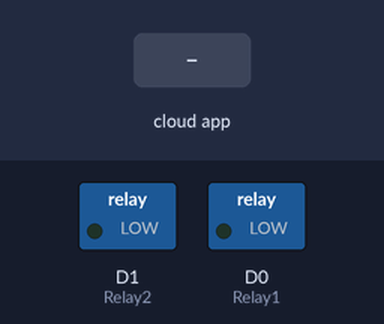
This sketch was run on a simulated ESP8266 (NodeMCU). On the bench: switched loads named in the sketch (green lamp = pin HIGH). Inputs (shaded band) come from the test bench. WiFi joins after 1.5 s; servers stay silent unless stated; no MQTT or app messages arrive unless stated; what the sketch prints to the serial monitor is not drawn.

Above: at 2.7 s.
2.8 s: the phone or cloud app sets Feed1Name to 0
At 4.0 s:
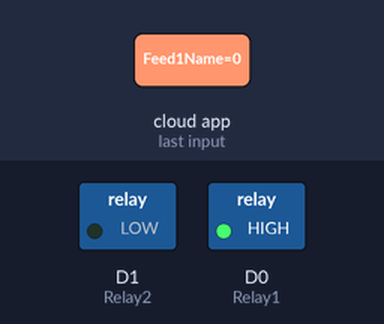
4.3 s: the phone or cloud app sets Feed2Name to 0
At 5.0 s:
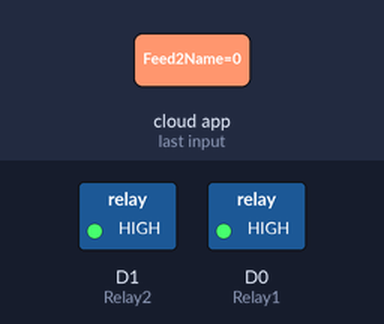
5.8 s: the phone or cloud app sets Feed1Name to 1
At 6.7 s:
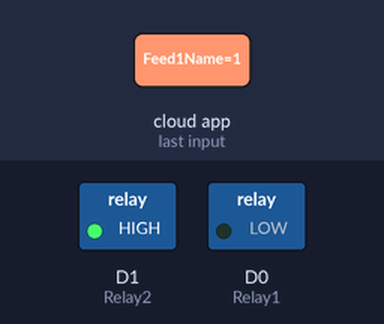
7.3 s: the phone or cloud app sets Feed2Name to 1
At 7.7 s:
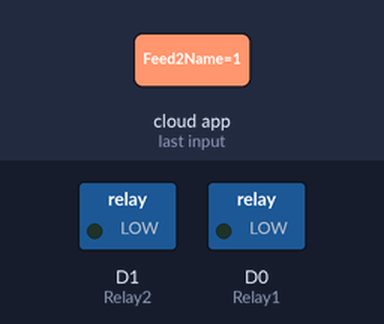
Timing chart, 0 to 9.8 s (numbered marks = the images above; inputs shaded):
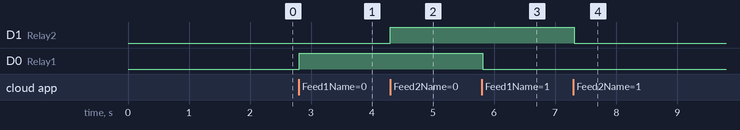

The sketch:

GoogleAssitance_Automation_.ino
```cpp
// Include libraries
#include <ESP8266WiFi.h>
#include "Adafruit_MQTT.h"
#include "Adafruit_MQTT_Client.h"

//Output Pins
#define Relay1            D0
#define Relay2            D1

#define WLAN_SSID       "Your SSID"             // Your SSID
#define WLAN_PASS       "Your Password"        // Your password

/************************* Adafruit.io Setup *********************************/

#define AIO_SERVER      "io.adafruit.com"
#define AIO_SERVERPORT  1883                   // use 8883 for SSL
#define AIO_USERNAME    "Username"            // Replace it with your username
#define AIO_KEY         "KEY"   // Replace with your Project Auth Key

/************ Global State (you don't need to change this!) ******************/

// Create an ESP8266 WiFiClient class to connect to the MQTT server.
WiFiClient client;
// or... use WiFiFlientSecure for SSL
//WiFiClientSecure client;

// Setup the MQTT client class by passing in the WiFi client and MQTT server and login details.
Adafruit_MQTT_Client mqtt(&client, AIO_SERVER, AIO_SERVERPORT, AIO_USERNAME, AIO_KEY);

/****************************** Feeds ***************************************/


// Setup a feed called 'onoff' for subscribing to changes.
Adafruit_MQTT_Subscribe Light1 = Adafruit_MQTT_Subscribe(&mqtt, AIO_USERNAME"/feeds/Feed1Name");  // Feed1Name
Adafruit_MQTT_Subscribe Light2 = Adafruit_MQTT_Subscribe(&mqtt, AIO_USERNAME"/feeds/Feed2Name"); //Feed2Name

void MQTT_connect();

void setup() {
  // Setup
  Serial.begin(115200);

  pinMode(Relay1, OUTPUT);
  pinMode(Relay2,OUTPUT);
  digitalWrite(Relay1, LOW);
  digitalWrite(Relay2, LOW);

  // Connect to WiFi access point.
  Serial.println(); Serial.println();
  Serial.print("Connecting to ");
  Serial.println(WLAN_SSID);

  WiFi.begin(WLAN_SSID, WLAN_PASS);
  while (WiFi.status() != WL_CONNECTED) {
    delay(500);
    Serial.print(".");
  }
  Serial.println();

  Serial.println("WiFi connected");
  Serial.println("IP address: ");
  Serial.println(WiFi.localIP());


  // Setup MQTT subscription for onoff feed.
  mqtt.subscribe(&Light1);
  mqtt.subscribe(&Light2);
}

void loop() {
  //Main Loop
  MQTT_connect();

  Adafruit_MQTT_Subscribe *subscription;
  while ((subscription = mqtt.readSubscription(5000))) {
    if (subscription == &Light1) {
      Serial.print(F("Got Light1: "));
      Serial.println((char *)Light1.lastread);
      int Light1_State = atoi((char *)Light1.lastread);
      digitalWrite(Relay1, !(Light1_State));

    }
    else if (subscription == &Light2) {
      Serial.print(F("Got Light2: "));
      Serial.println((char *)Light2.lastread);
      int Light2_State = atoi((char *)Light2.lastread);
      digitalWrite(Relay2, !(Light2_State));
    }
  }
}

void MQTT_connect() {
  int8_t ret;

  // Stop if already connected.
  if (mqtt.connected()) {
    return;
  }

  Serial.print("Connecting to MQTT... ");
  uint8_t retries = 3;
  while ((ret = mqtt.connect()) != 0) { // connect will return 0 for connected
    Serial.println(mqtt.connectErrorString(ret));
    Serial.println("Retrying MQTT connection in 5 seconds...");
    mqtt.disconnect();
    delay(5000);  // wait 5 seconds
    retries--;
    if (retries == 0) {
      // basically die and wait for WDT to reset me
      while (1);
    }
  }
  Serial.println("MQTT Connected!");
}
```

Measured:
- after the input at 2.8 s, D0 (Relay1): LOW → HIGH at once
- after the input at 4.3 s, D1 (Relay2): LOW → HIGH at once
- after the input at 5.8 s, D0 (Relay1): HIGH → LOW at once
- after the input at 7.3 s, D1 (Relay2): HIGH → LOW at once
